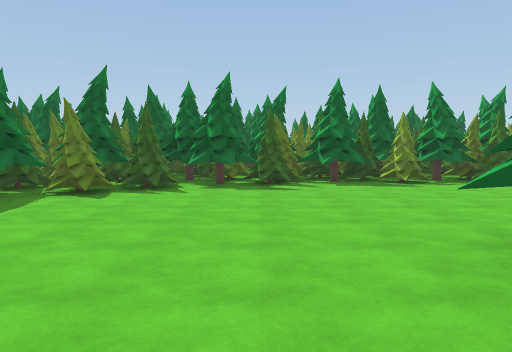
[1] (above)

21 first-person views from a walk through a 3-D level made in the Unity game engine. The camera is 1.5 m above the floor, tilts 4° down and sees 70° across. The floor is counted in squares, 2 m on a side. Each view is taken from the middle of a square. On the plan, view 1 faces up. The plan holds only what a view shows up to about 11 squares ahead; the rest is blank. The place goes on beyond the plan.

[2]
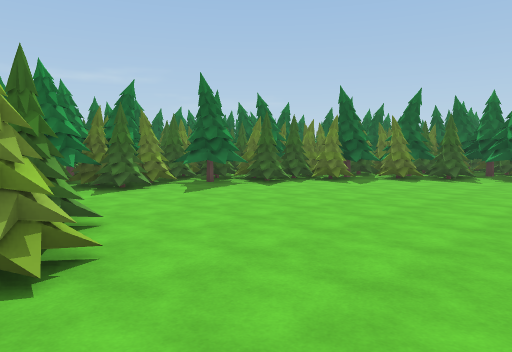

[3]
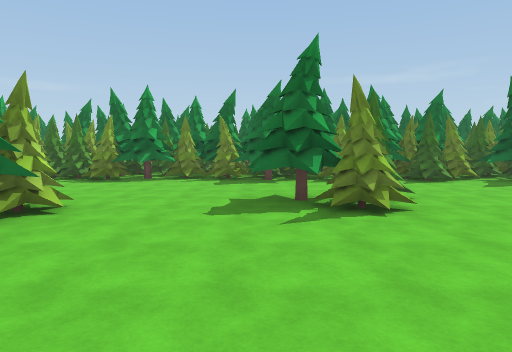

[4]
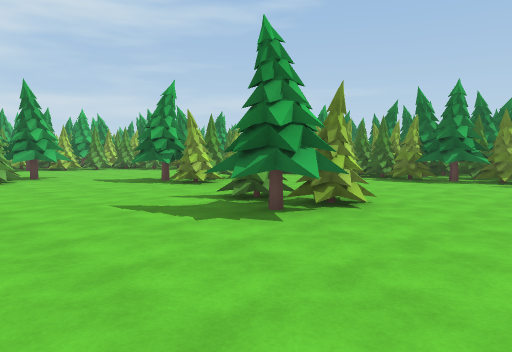

[5]
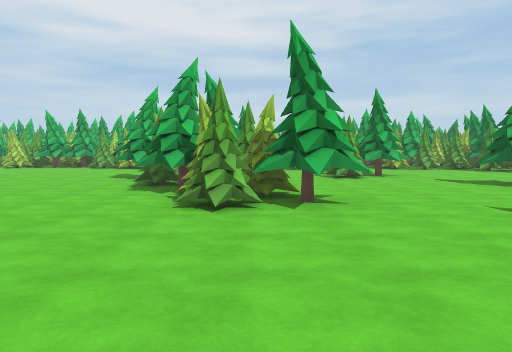

[6]
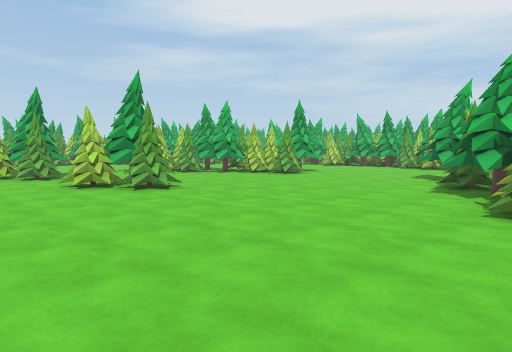

[7]
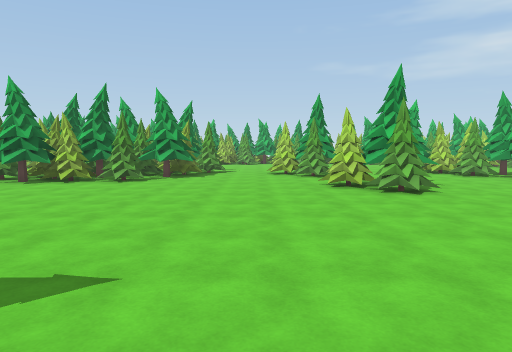

[8]
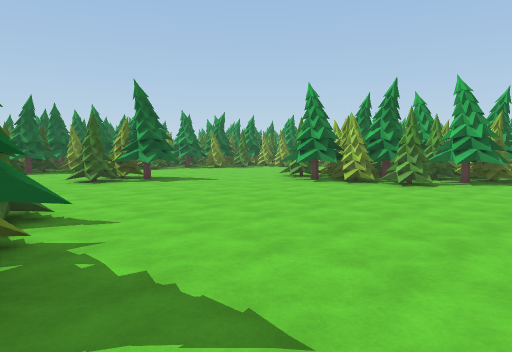

[9]
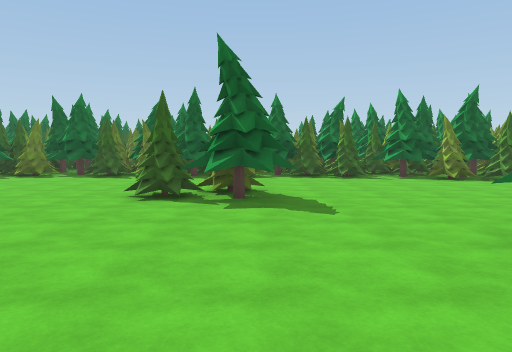

[10]
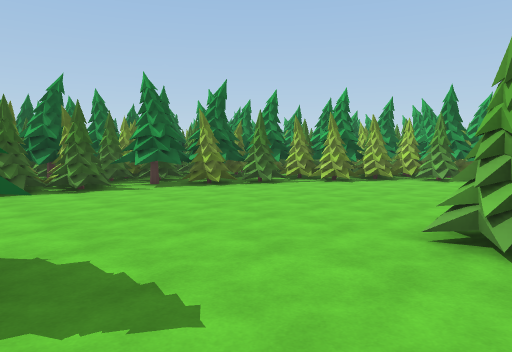

[11]
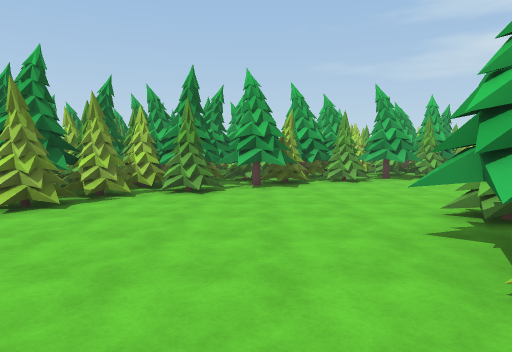

[12]
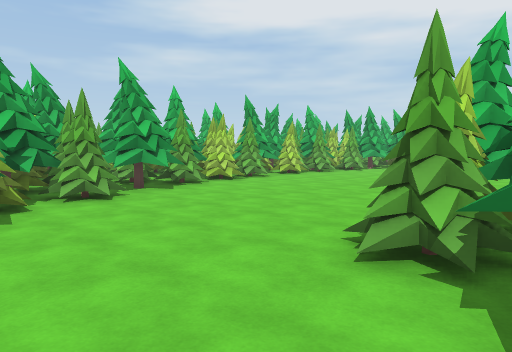

[13]
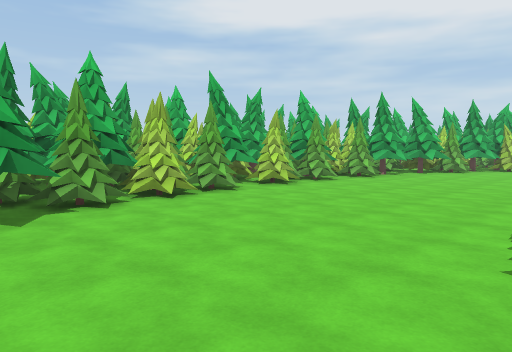

[14]
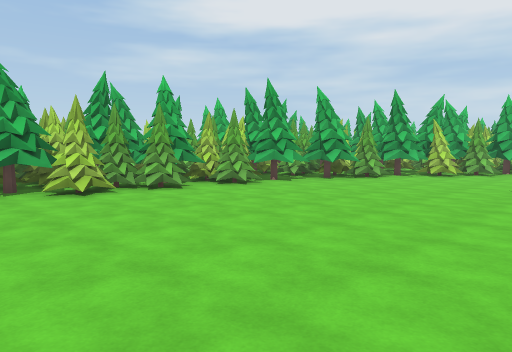

[15]
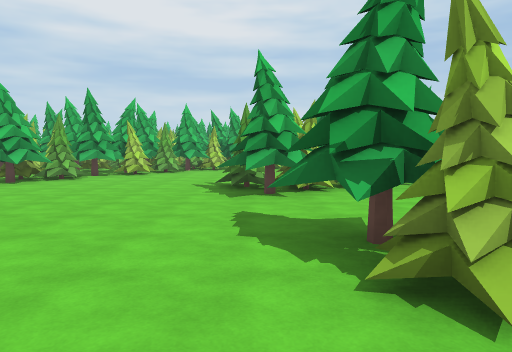

[16]
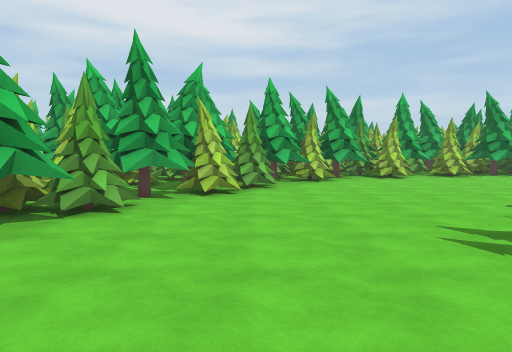

[17]
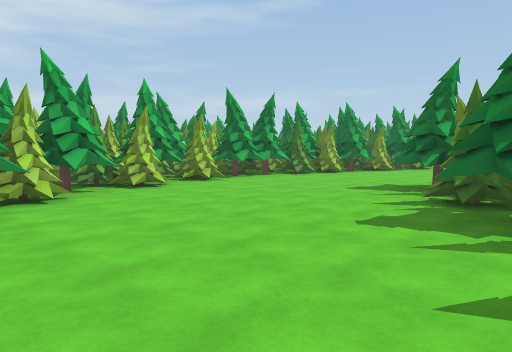

[18]
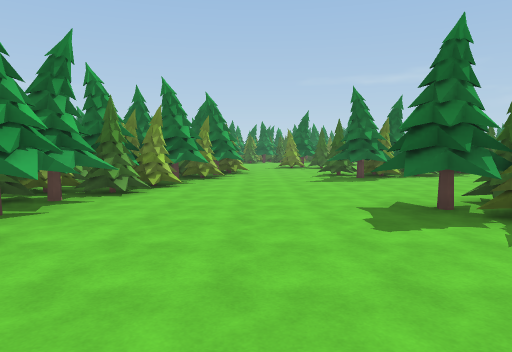

[19]
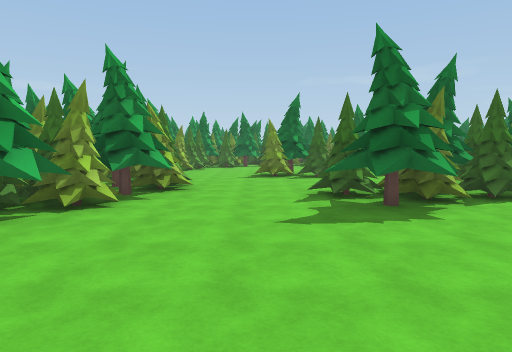

[20]
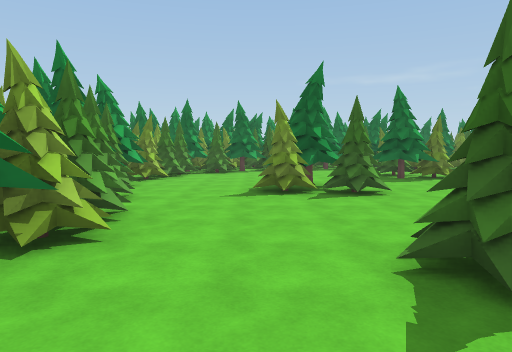

[21]
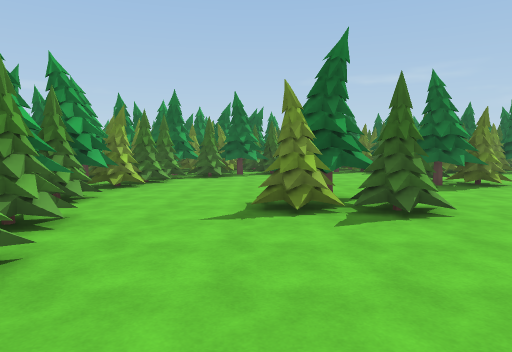

### Floor plan
Key: @ floor where view 1 was taken; # wall or solid block; x gap in a wall; . floor; / step, stairs or slope; = window, fence, low wall or low ledge; ^ raised ledge; O other object.
Columns run from 9 left of view 1 to 24 right of it. Each row starts with its distance up from view 1.
 10               ###
  9         ########^######
  8       ####.......^...#######
  7      ###.................#.##
  6     ###....................###
  5     ##............O..........#
  4    ##........  ../OO.........##
  3  ####.......   ....O.........###
  2  ^^x.......#    .......#......##
  1 ####.......     .....#####.....##
  0   ##.....@     /......#####....##
 -1   ##.......    /......#####.....#
 -2   #/..OO...    .......##### ....##
 -3   #/..OO....  #........#### ....##
 -4   ##..OO................. .......#
 -5   #..............................#
 -6  ##......................O.......#
 -7  ###...OOO...........O..OOO......#
 -8  #^/....O...........OOO..........#
 -9  ##.........###..................#
-10  ###........###...........#...../#
-11     ...O.....###......../##.....##
-12      .OOO....###.....  #^#/.....##
-13      ..O.....  ##....# ^#......##
-14      ....OOO...##....##/.......##
-15       ...OO....##...=#........##
-16     #.....O..................###
-17     #/.........=.............##
-18     ##/......#####.........###
-19     ##################...####
-20                     #######

Where each view was taken, in squares from view 1:
view 1: 0 up, 0 right, facing up
view 2: 3 down, 1 right, facing up-left
view 3: 4 down, 3 right, facing left
view 4: 4 down, 3 right, facing down-left
view 5: 4 down, 4 right, facing down
view 6: 4 down, 4 right, facing down-right
view 7: 5 down, 4 right, facing right
view 8: 5 down, 5 right, facing up-right
view 9: 2 down, 10 right, facing up
view 10: 1 up, 10 right, facing up-right
view 11: 3 up, 13 right, facing right
view 12: 3 up, 16 right, facing down-right
view 13: 0 up, 18 right, facing down-right
view 14: 4 down, 17 right, facing down-right
view 15: 4 down, 17 right, facing down
view 16: 9 down, 20 right, facing down
view 17: 12 down, 20 right, facing down-left
view 18: 17 down, 17 right, facing left
view 19: 16 down, 12 right, facing left
view 20: 16 down, 8 right, facing left
view 21: 16 down, 6 right, facing left
